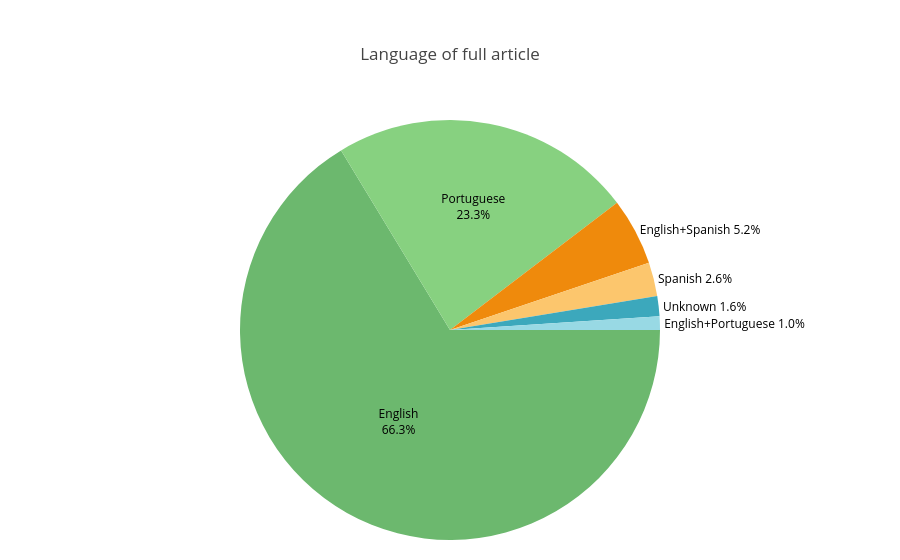

The notebook cell saved with this chart:
### Markdown cell above
## Language of Full Article

### Code cell
# Title: Language of Full Article Distribution (Pie Chart)
# Description: Normalizes language labels (handles '&' vs '+', trims, canonicalizes multi-language order),
#              aggregates counts, computes percentages with adaptive label placement, and renders/saves a Plotly pie chart.

# Prepare data
language_series = (
    df['Language of full article']
    .fillna('Unknown')
    .astype(str)
    .str.strip()
)


# SPECIAL CASE re-labeling/normalization:
# - This is a dataset-specific cleanup to standardize mixed-language entries.
# - We treat '&' as equivalent to '+' and canonicalize the order of languages
#   so that permutations like "English+Spanish" and "Spanish+English" map to the same label.
def _normalize_language_label(s: str) -> str:
    if not s or s.lower() == 'unknown':
        return 'Unknown'
    # SPECIAL CASE: normalize separator
    s = s.replace('&', '+')
    parts = [p.strip().title() for p in s.split('+') if p.strip()]
    if not parts:
        return 'Unknown'
    # SPECIAL CASE: sort to combine permutations like "English+Spanish" and "Spanish+English"
    parts = sorted(dict.fromkeys(parts))  # remove duplicates and sort
    return '+'.join(parts) if len(parts) > 1 else parts[0]


# Apply the special-case normalization to the language labels
language_series = language_series.apply(_normalize_language_label)

language_counts = language_series.value_counts()
lang_labels = language_counts.index.tolist()
lang_values = language_counts.values.tolist()

# Compute percentages and set label positions
lang_total = sum(lang_values)
lang_percentages = [(v / lang_total) * 100 if lang_total else 0 for v in lang_values]
percentages_cutoff = 10
lang_text_positions = ['outside' if p < percentages_cutoff else 'inside' for p in lang_percentages]
lang_custom_text = [
    f"{label}<br>{percent:.1f}%" if position == 'inside'
    else f"{label} {percent:.1f}%"
    for label, percent, position in zip(lang_labels, lang_percentages, lang_text_positions)
]

# Build pie chart with style similar to the country chart
language_pie = go.Figure(
    data=[
        go.Pie(
            labels=lang_labels,
            values=lang_values,
            text=lang_custom_text,
            textinfo='text',
            textposition=lang_text_positions,
            insidetextorientation='horizontal',
            sort=False,
            direction='clockwise',
            rotation=90,
        )
    ]
)

language_pie.update_traces(
    textfont=dict(size=12, color='black'),
    insidetextfont=dict(color='black'),
)

textfont = dict(size=12, color='black'),
language_pie.update_layout(
    title='Language of full article',
    showlegend=False,
    margin=dict(t=120, b=20, l=20, r=20)
)

language_pie.show()
language_pie.write_image('language_pie.png', width=800, height=600, scale=2)

### Figure 1 — Plotly figure (JSON) as saved in the notebook; plotly's stock layout.template omitted (floating-point values rounded to 4 significant figures)
{"data": [{"direction": "clockwise", "insidetextorientation": "horizontal", "labels": ["English", "Portuguese", "English+Spanish", "Spanish", "Unknown", "English+Portuguese"], "rotation": 90, "sort": false, "text": ["English<br>66.3%", "Portuguese<br>23.3%", "English+Spanish 5.2%", "Spanish 2.6%", "Unknown 1.6%", "English+Portuguese 1.0%"], "textinfo": "text", "textposition": ["inside", "inside", "outside", "outside", "outside", "outside"], "values": [128, 45, 10, 5, 3, 2], "type": "pie", "textfont": {"color": "black", "size": 12}, "insidetextfont": {"color": "black"}}], "layout": {"margin": {"t": 120, "b": 20, "l": 20, "r": 20}, "title": {"text": "Language of full article"}, "showlegend": false}}
